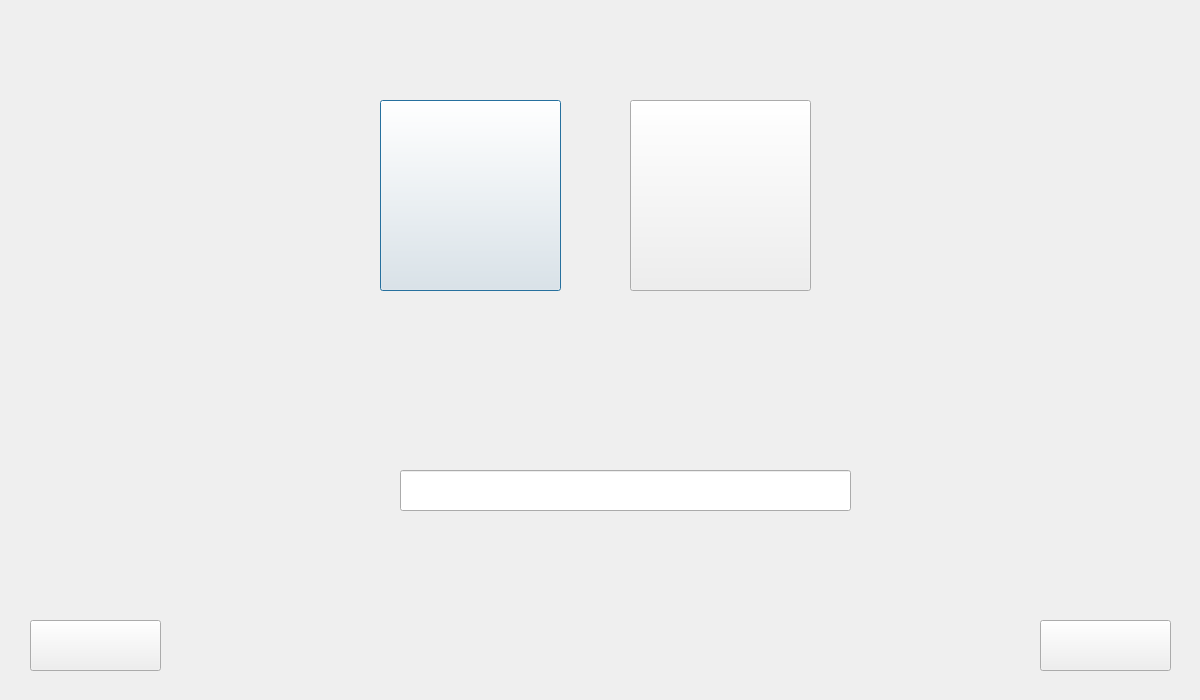
<?xml version="1.0" encoding="UTF-8"?>
<ui version="4.0">
 <class>LoginScreen</class>
 <widget class="QDialog" name="LoginScreen">
  <property name="geometry">
   <rect>
    <x>0</x>
    <y>0</y>
    <width>1200</width>
    <height>700</height>
   </rect>
  </property>
  <property name="windowTitle">
   <string>Dialog</string>
  </property>
  <property name="windowIcon">
   <iconset resource="img.qrc">
    <normaloff>:/image1/img/backgorund.jfif</normaloff>:/image1/img/backgorund.jfif</iconset>
  </property>
  <property name="styleSheet">
   <string notr="true">border-image: url(:/loginscr/loginscreenimg/genderbackground.png)  0 0 0 0 stretch stretch;</string>
  </property>
  <widget class="QLabel" name="enterNameLabel">
   <property name="geometry">
    <rect>
     <x>480</x>
     <y>380</y>
     <width>251</width>
     <height>71</height>
    </rect>
   </property>
   <property name="font">
    <font>
     <pointsize>14</pointsize>
     <bold>true</bold>
    </font>
   </property>
   <property name="styleSheet">
    <string notr="true">border-image: url(:/loginscr/loginscreenimg/enterusername.png);</string>
   </property>
   <property name="text">
    <string>&lt;html&gt;&lt;head/&gt;&lt;body&gt;&lt;p align=&quot;center&quot;&gt;&lt;br/&gt;&lt;/p&gt;&lt;/body&gt;&lt;/html&gt;</string>
   </property>
  </widget>
  <widget class="QPushButton" name="womanButton">
   <property name="geometry">
    <rect>
     <x>380</x>
     <y>100</y>
     <width>181</width>
     <height>191</height>
    </rect>
   </property>
   <property name="cursor">
    <cursorShape>PointingHandCursor</cursorShape>
   </property>
   <property name="styleSheet">
    <string notr="true">border-image: url(:/image1/img/female.jpg);</string>
   </property>
   <property name="text">
    <string/>
   </property>
  </widget>
  <widget class="QPushButton" name="manButton">
   <property name="geometry">
    <rect>
     <x>630</x>
     <y>100</y>
     <width>181</width>
     <height>191</height>
    </rect>
   </property>
   <property name="cursor">
    <cursorShape>PointingHandCursor</cursorShape>
   </property>
   <property name="styleSheet">
    <string notr="true">border-image: url(:/image1/img/male.jpg);</string>
   </property>
   <property name="text">
    <string/>
   </property>
  </widget>
  <widget class="QPushButton" name="nextButton">
   <property name="geometry">
    <rect>
     <x>1040</x>
     <y>620</y>
     <width>131</width>
     <height>51</height>
    </rect>
   </property>
   <property name="cursor">
    <cursorShape>PointingHandCursor</cursorShape>
   </property>
   <property name="styleSheet">
    <string notr="true">border-image: url(:/loginscr/loginscreenimg/next_turkuaz.png);</string>
   </property>
   <property name="text">
    <string/>
   </property>
  </widget>
  <widget class="QPushButton" name="backButton">
   <property name="geometry">
    <rect>
     <x>30</x>
     <y>620</y>
     <width>131</width>
     <height>51</height>
    </rect>
   </property>
   <property name="cursor">
    <cursorShape>PointingHandCursor</cursorShape>
   </property>
   <property name="styleSheet">
    <string notr="true">border-image: url(:/loginscr/loginscreenimg/back_turkuaz.png);</string>
   </property>
   <property name="text">
    <string/>
   </property>
  </widget>
  <widget class="QLineEdit" name="usernameLineEdit">
   <property name="geometry">
    <rect>
     <x>400</x>
     <y>470</y>
     <width>451</width>
     <height>41</height>
    </rect>
   </property>
   <property name="font">
    <font>
     <pointsize>14</pointsize>
    </font>
   </property>
   <property name="styleSheet">
    <string notr="true">border-image: url(:/image1/img/whitebackground.jpeg);
color: rgb(13, 79, 103);
</string>
   </property>
  </widget>
  <widget class="QLabel" name="genderLabel">
   <property name="geometry">
    <rect>
     <x>550</x>
     <y>320</y>
     <width>91</width>
     <height>31</height>
    </rect>
   </property>
   <property name="font">
    <font>
     <family>Segoe UI</family>
     <pointsize>12</pointsize>
     <italic>true</italic>
     <bold>true</bold>
    </font>
   </property>
   <property name="toolTip">
    <string>&lt;html&gt;&lt;head/&gt;&lt;body&gt;&lt;p align=&quot;center&quot;&gt;&lt;br/&gt;&lt;/p&gt;&lt;/body&gt;&lt;/html&gt;</string>
   </property>
   <property name="styleSheet">
    <string notr="true">border-image: url(:/image1/img/whitebackground.jpeg);</string>
   </property>
   <property name="text">
    <string>&lt;html&gt;&lt;head/&gt;&lt;body&gt;&lt;p align=&quot;center&quot;&gt;&lt;br/&gt;&lt;/p&gt;&lt;/body&gt;&lt;/html&gt;</string>
   </property>
  </widget>
 </widget>
 <resources>
  <include location="img.qrc"/>
 </resources>
 <connections/>
</ui>
